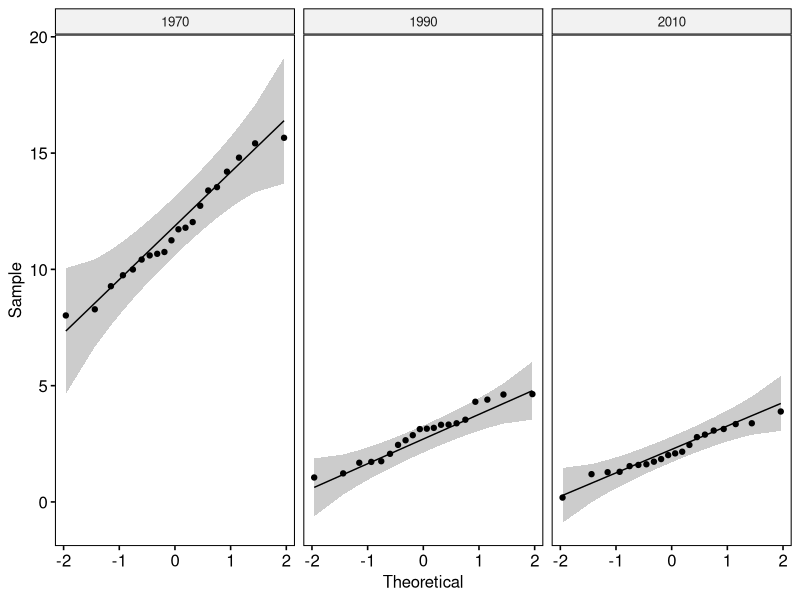
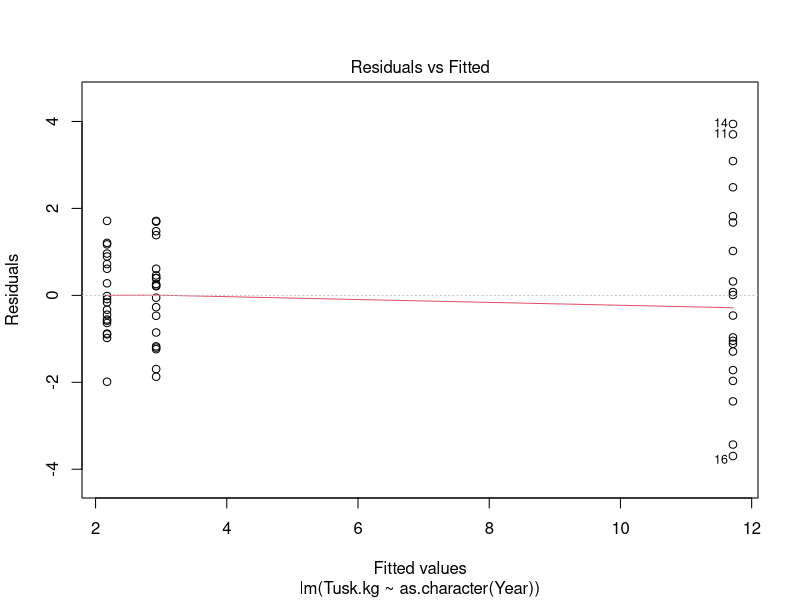
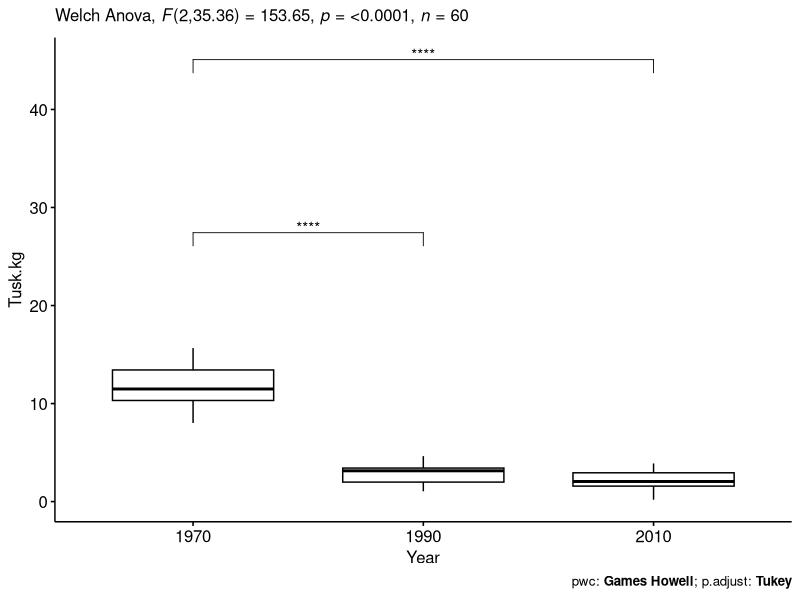
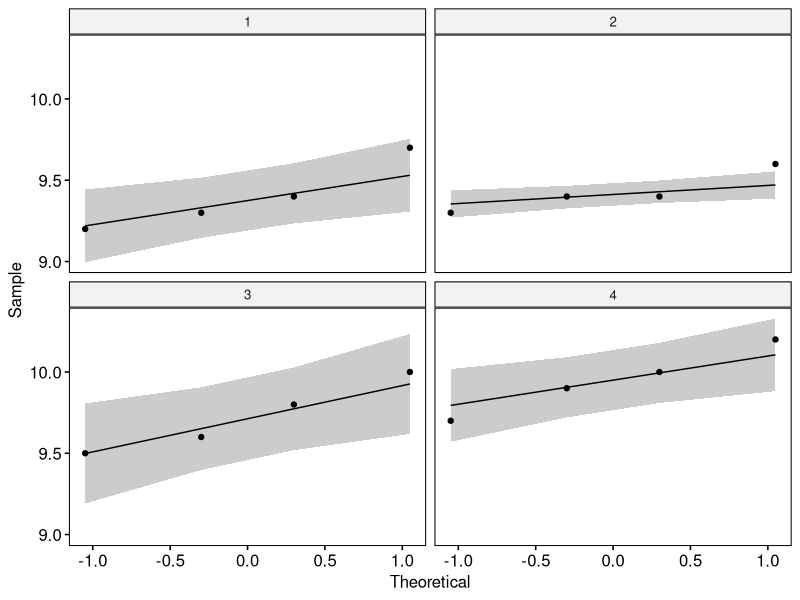
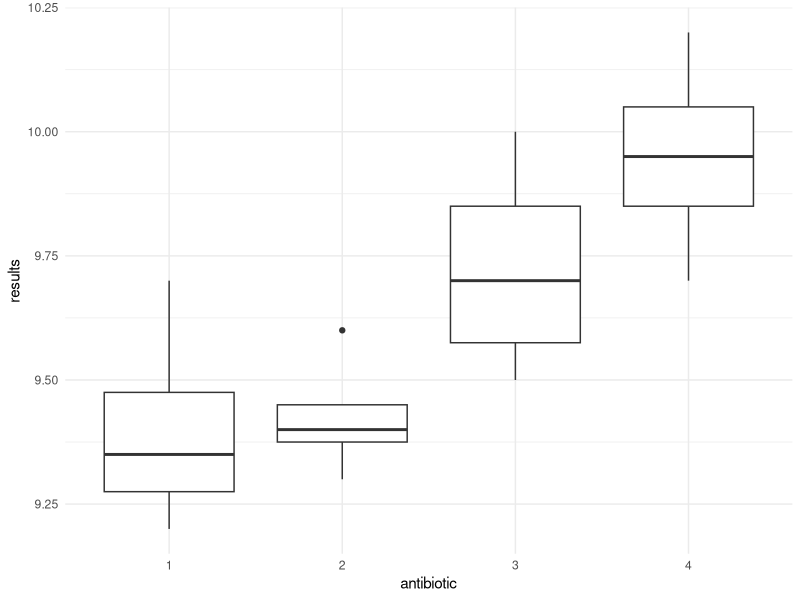
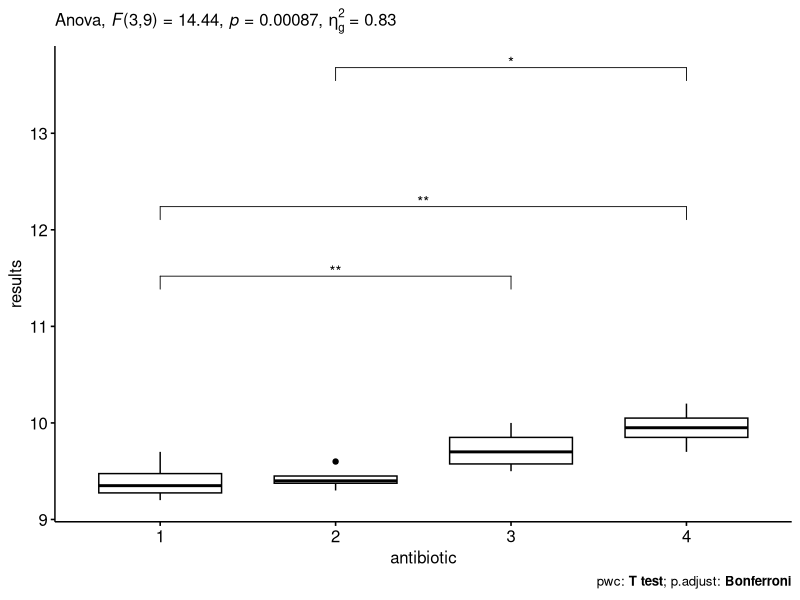

These charts were generated, in order, by the following R code:
## ---- chunk 1
knitr::opts_chunk$set(echo = F)
## ---- chunk 2
#load package
library(dplyr)
library(rstatix)
library(ggplot2)
library(ggpubr)
library(ggsignif)

#load data
tusk <- read.csv("TuskData.csv")
## ---- chunk 3
#identify outliers
tusk %>%
  group_by(Year) %>%
  identify_outliers(Tusk.kg)

#check for normality

tusk %>% 
  group_by(Year) %>%
  summarise(length_Tusk_kg = length(Tusk.kg))

# only 20 for each year, do Shapiro-Wilk

tusk_normal <- tusk %>%
  group_by(Year) %>%
  shapiro_test(Tusk.kg)
tusk_normal

## homogeneity of variance
tusk_var <- tusk %>% levene_test(Tusk.kg~as.character(Year))
tusk_var

## ---- chunk 4
#plotting QQplot of data to be sure
ggqqplot(tusk, "Tusk.kg", facet.by = "Year")
## ---- chunk 5
#plotting variance plot to be sure
model  <- lm(Tusk.kg~as.character(Year), data = tusk)
plot(model, 1)
## ---- chunk 6
tusk.aov <- tusk %>% welch_anova_test(Tusk.kg~Year)
tusk.aov
## ---- chunk 7
tusk.gh <- tusk %>% games_howell_test(Tusk.kg~Year)
tusk.gh

tusk.gh$p.adj[tusk.gh$group2 == 2010 & tusk.gh$group1 == 1970]
## ---- chunk 8
tusk.gh <- tusk.gh %>% add_xy_position(x = "Year", step.increase = 1)
tusk$Year = as.factor(tusk$Year)
ggboxplot(tusk, x = "Year", y = "Tusk.kg") +
  stat_pvalue_manual(tusk.gh, hide.ns = T, label =NULL) +
  labs(
    subtitle = get_test_label(tusk.aov, detailed = TRUE),
    caption = get_pwc_label(tusk.gh)
    )

## ---- chunk 9
lab <- c(rep(1:4, each = 4))
antibiotic <- rep(c(1:4), 4)
results <- (c(9.3, 9.4, 9.6, 10, 9.4, 9.3, 9.8, 9.9, 9.2,
9.4, 9.5, 9.7, 9.7, 9.6, 10, 10.2))
dlabs <- data.frame(lab = factor(lab),
antibiotic = factor(antibiotic), results)
## ---- chunk 10
#identify outliers
dlabs %>%
  group_by(antibiotic) %>%
  identify_outliers(results)

#check for normality

dlabs %>% 
  group_by(antibiotic) %>%
  summarise(length_results = length(results))

# only 20 for each year, do Shapiro-Wilk

dlabs_normal <- dlabs %>%
  group_by(antibiotic) %>%
  shapiro_test(results)
dlabs_normal$p[dlabs_normal$antibiotic == 1]
## ---- chunk 11
ggqqplot(dlabs, "results", facet.by = "antibiotic")
## ---- chunk 12
dlabs_treat_var <- dlabs %>% levene_test(results ~ antibiotic)
dlabs_block_var <- dlabs %>% levene_test(results ~ lab)
## ---- chunk 13
dlabs %>% ggplot(aes(x = antibiotic, y = results)) + geom_boxplot() +
  theme_minimal()
## ---- chunk 14
dlabs_aov <- dlabs %>% anova_test(results ~ antibiotic + lab, detailed =T)
dlabs_aov
## ---- chunk 15
dlabs_pwc <- dlabs %>% 
  pairwise_t_test(
    results ~ antibiotic, paired = TRUE,
    p.adjust.method = "bonferroni"
    )
dlabs_pwc
## ---- chunk 16
dlabs_pwc <- dlabs_pwc %>% add_xy_position(x = "antibiotic", step.increase = 1)
dlabs$antibiotic = as.factor(dlabs$antibiotic)
ggboxplot(dlabs, x = "antibiotic", y = "results") +
  stat_pvalue_manual(dlabs_pwc, hide.ns = T, label =NULL) +
  labs(
    subtitle = get_test_label(dlabs_aov, detailed = T),
    caption = get_pwc_label(dlabs_pwc)
    )
